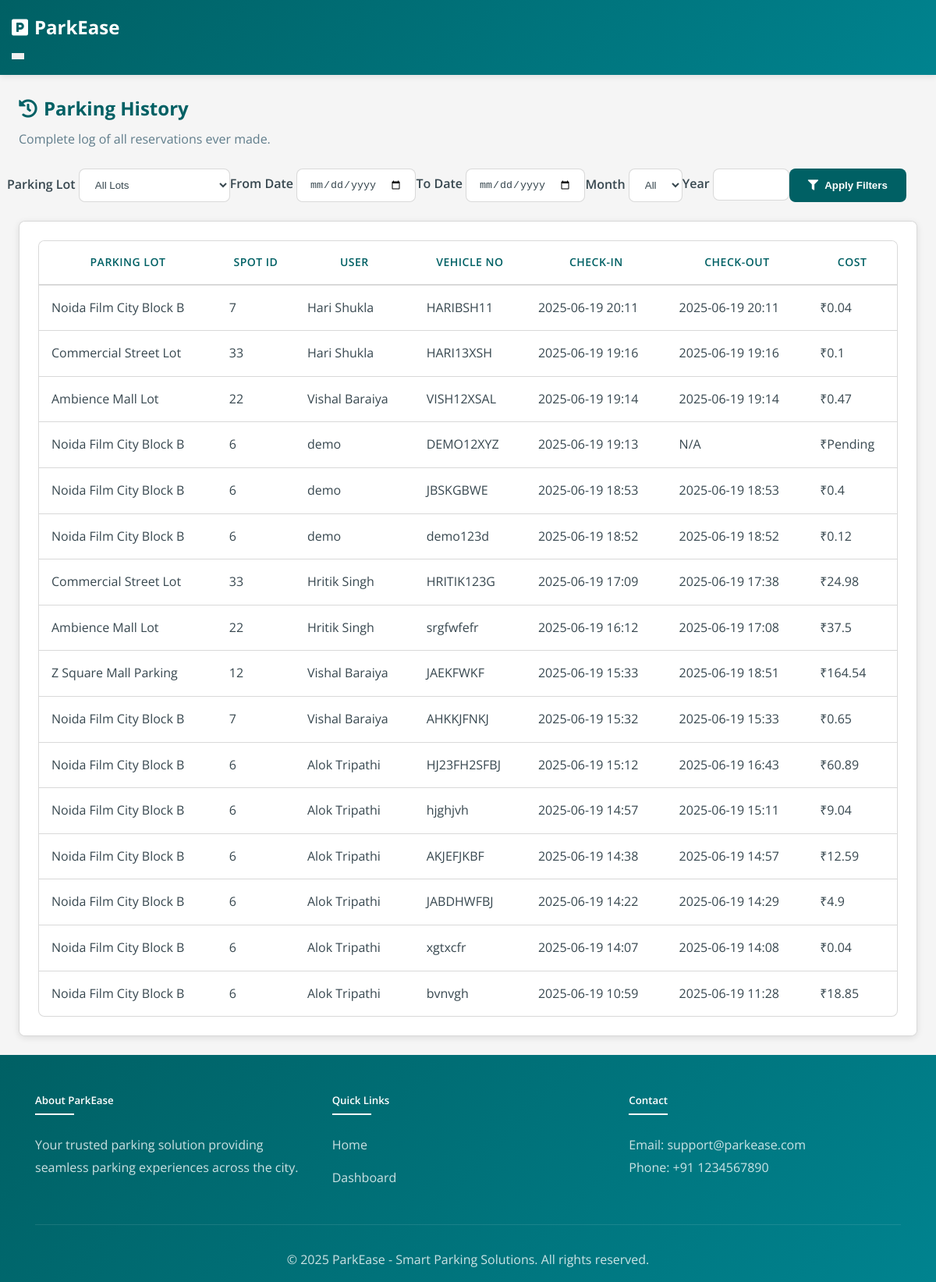
/admin/parking_history (signed in), run on an earlier commit of the app's database.
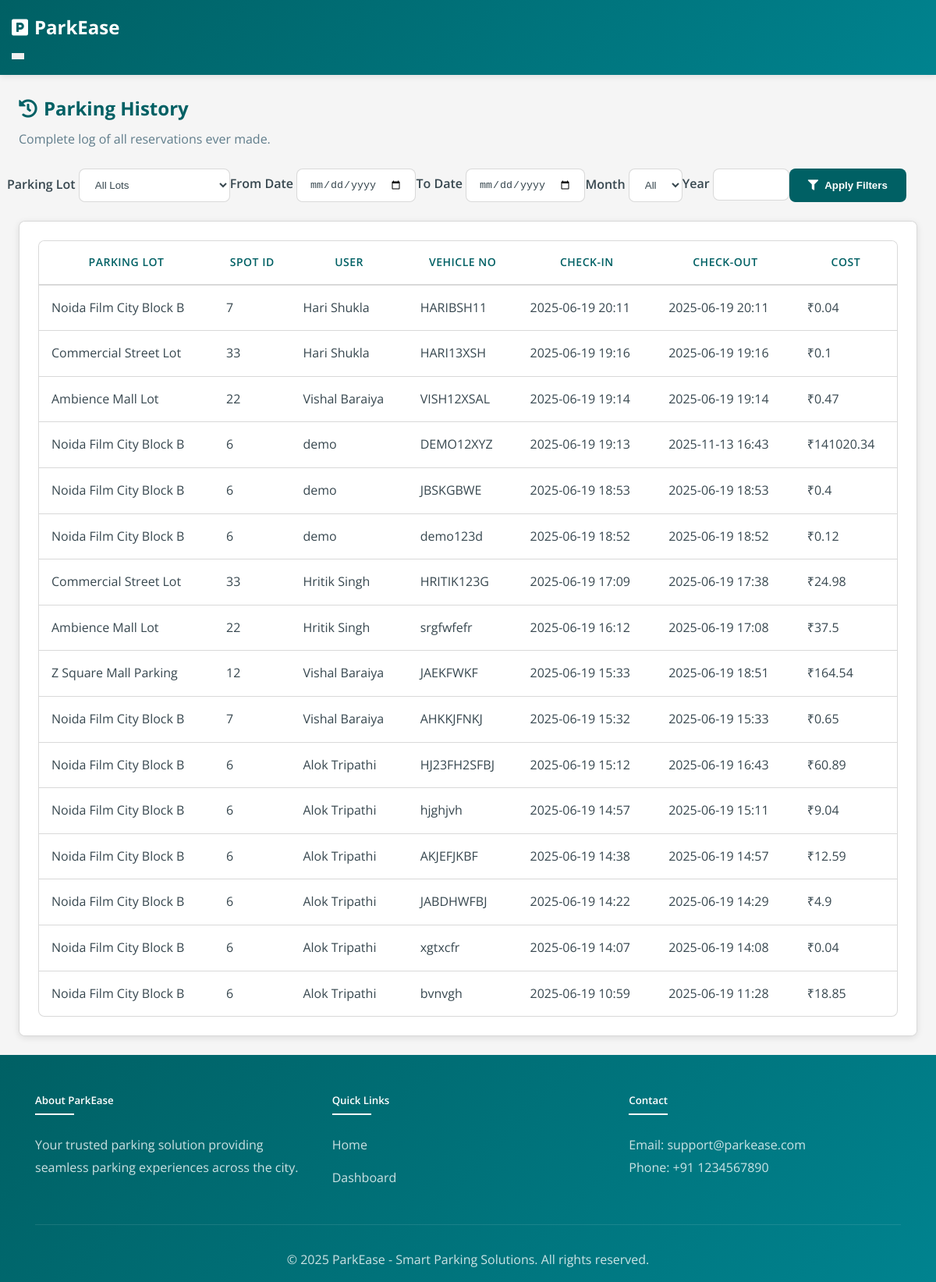
And on a later commit of the database.
### models.py (models this page shows, shortened)
class Reservation(db.Model):
    __tablename__ = 'reservations'
    id = db.Column(db.Integer, primary_key=True)
    spot_id = db.Column(db.Integer, db.ForeignKey('parking_spots.id'), nullable=False)
    user_id = db.Column(db.Integer, db.ForeignKey('users.id'), nullable=False)
    vehicle_number = db.Column(db.String(20), nullable=False)
    parking_timestamp = db.Column(db.DateTime, nullable=False, default=datetime.utcnow)
    expected_end_time = db.Column(db.DateTime, nullable=True)
    leaving_timestamp = db.Column(db.DateTime, nullable=True)
    parking_cost = db.Column(db.Float, nullable=True)
    payment_status = db.Column(db.String(20), nullable=True)
    payment_mode = db.Column(db.String(20), nullable=True)
    payment_time = db.Column(db.DateTime, nullable=True)
    force_released = db.Column(db.Boolean, nullable=True, default=False)

class ParkingLot(db.Model):
    __tablename__ = 'parking_lots'
    id = db.Column(db.Integer, primary_key=True)
    prime_location_name = db.Column(db.String(100), nullable=False)
    price = db.Column(db.Float, nullable=False)  # Price per hour
    address = db.Column(db.String(200), nullable=False)
    pincode = db.Column(db.Integer, nullable=False)
    max_spots = db.Column(db.Integer, nullable=False)
    created_at = db.Column(db.DateTime, default=datetime.utcnow)
    spots = db.relationship('ParkingSpot', backref='parking_lot', lazy=True, cascade='all, delete-orphan')

class ParkingSpot(db.Model):
    __tablename__ = 'parking_spots'
    id = db.Column(db.Integer, primary_key=True)
    lot_id = db.Column(db.Integer, db.ForeignKey('parking_lots.id'), nullable=False)
    status = db.Column(db.String(1), nullable=False, default='A')  # A = Available, O = Occupied
    reservations = db.relationship('Reservation', backref='parking_spot', lazy=True)

class User(UserMixin, db.Model):
    __tablename__ = 'users'
    id = db.Column(db.Integer, primary_key=True)
    email = db.Column(db.String(120), unique=True, nullable=False)
    password_hash = db.Column(db.String(128))
    name = db.Column(db.String(100), nullable=False)
    address = db.Column(db.String(200), nullable=False)
    pincode = db.Column(db.String(10), nullable=False)
    created_at = db.Column(db.DateTime, default=datetime.utcnow)
    user_type = db.Column(db.String(20), default='user')
    reservations = db.relationship('Reservation', backref='user', lazy=True)

### routes/admin/parking_history.py (the view, shortened to what this page needs)
@admin_bp.route('/parking_history', methods=['GET'])
@login_required
def parking_history():
    if session.get('user_type') != 'admin':
        flash('Access denied', 'danger')
        return redirect(url_for('main.index'))
    lot_id = request.args.get('lot_id', type=int)
    date_from = request.args.get('date_from')
    date_to = request.args.get('date_to')
    month = request.args.get('month')
    year = request.args.get('year', type=int)
    query = db.session.query(Reservation, ParkingSpot, ParkingLot, User)
    query = query.join(ParkingSpot, Reservation.spot_id == ParkingSpot.id)
    query = query.join(ParkingLot, ParkingSpot.lot_id == ParkingLot.id)
    query = query.outerjoin(User, Reservation.user_id == User.id)
    if lot_id:
        query = query.filter(ParkingLot.id == lot_id)
    if date_from:
        try:
            date_from_dt = datetime.strptime(date_from, '%Y-%m-%d')
            query = query.filter(Reservation.parking_timestamp >= date_from_dt)
        except Exception:
            pass
    if date_to:
        try:
            date_to_dt = datetime.strptime(date_to, '%Y-%m-%d')
            query = query.filter(Reservation.parking_timestamp <= date_to_dt)
        except Exception:
            pass
    reservations = query.order_by(Reservation.parking_timestamp.desc()).all()
    lots = ParkingLot.query.order_by(ParkingLot.prime_location_name).all()
    return render_template('admin/admin_parking_history.html',
        reservations=reservations,
        lots=lots,
        selected_lot=lot_id,
        date_from=date_from,
        date_to=date_to,
        month=month,
        year=year
    )

### app.py (called while the page is built)
@login_manager.user_loader
def load_user(user_id):
    if session.get('user_type') == 'admin':
        return Admin.query.get(int(user_id))
    return User.query.get(int(user_id))

### utils.py (called while the page is built)
def utc_to_ist(utc_dt):
    if utc_dt is None:  # this will convert utc datetime into ist datetime
        return None
    if utc_dt.tzinfo is None:
        utc_dt = timezone('UTC').localize(utc_dt)
    ist = timezone('Asia/Kolkata')
    return utc_dt.astimezone(ist)

def format_ist_datetime(utc_dt, format='%Y-%m-%d %H:%M'):
    if utc_dt is None:
        return 'N/A'
    ist_dt = utc_to_ist(utc_dt)
    return ist_dt.strftime(format)

### templates/admin/admin_parking_history.html (shortened to what this page needs)
{% extends 'main/base.html' %}
{% block content %}
<div class="container-fluid px-4 px-md-5 py-4">
    <div class="row mb-4">
        <div class="col-12">
            <h2 class="fw-bold mb-2" style="color: var(--primary-color);">
                <i class="fas fa-history me-2"></i>Parking History
            </h2>
            <p class="text-muted parking-history-subtext">Complete log of all reservations ever made.</p>
        </div>
    </div>
    <form method="get" class="row g-3 mb-4 align-items-end">
        <div class="col-md-3">
            <label for="lot_id" class="form-label">Parking Lot</label>
            <select class="form-select" id="lot_id" name="lot_id">
                <option value="">All Lots</option>
            </select>
        </div>
        <div class="col-md-3">
            <label for="date_from" class="form-label">From Date</label>
            <input type="date" class="form-control" id="date_from" name="date_from" value="{{ date_from or '' }}">
        </div>
        <div class="col-md-3">
            <label for="date_to" class="form-label">To Date</label>
            <input type="date" class="form-control" id="date_to" name="date_to" value="{{ date_to or '' }}">
        </div>
        <div class="col-md-2">
            <label for="month" class="form-label">Month</label>
            <select class="form-select" id="month" name="month">
                <option value="">All</option>
            </select>
        </div>
        <div class="col-md-1">
            <label for="year" class="form-label">Year</label>
            <input type="number" class="form-control" id="year" name="year" min="2000" max="2100" value="{{ year or '' }}">
        </div>
        <div class="col-md-12 d-flex justify-content-end">
            <button type="submit" class="btn btn-primary"><i class="fas fa-filter me-2"></i>Apply Filters</button>
        </div>
    </form>
    <div class="card bg-white rounded shadow">
        <div class="card-body p-4">
            <div class="table-responsive">
                <table class="table admin-table" id="historyTable" width="100%" cellspacing="0">
                    <thead>
                        <tr>
                            <th>Parking Lot</th>
                            <th>Spot ID</th>
                            <th>User</th>
                            <th>Vehicle No</th>
                            <th>Check-in</th>
                            <th>Check-out</th>
                            <th>Cost</th>
                        </tr>
                    </thead>
                    <tbody>
                        {% if reservations|length == 0 %}
                        <tr>
                            <td colspan="7" class="text-center text-muted">No reservation history found.</td>
                        </tr>
                        {% else %}
                        {% for reservation, spot, lot, user in reservations %}
                        <tr>
                            <td>{{ lot.prime_location_name }}</td>
                            <td>{{ spot.id }}</td>
                            <td>{{ user.name if user else 'Deleted User' }}</td>
                            <td>{{ reservation.vehicle_number or 'N/A' }}</td>
                            <td>{{ format_ist_datetime(reservation.parking_timestamp) }}</td>
                            <td>{{ format_ist_datetime(reservation.leaving_timestamp) }}</td>
                            <td>₹{{ reservation.parking_cost or 'Pending' }}</td>
                        </tr>
                        {% endfor %}
                        {% endif %}
                    </tbody>
                </table>
            </div>
        </div>
    </div>
</div>
{% endblock %}

What changed in the data, as far as the page shows it:
changed Reservation "DEMO12XYZ": leaving_timestamp "N/A" → "2025-11-13 16:43"; parking_cost "Pending" → "141020.34"
